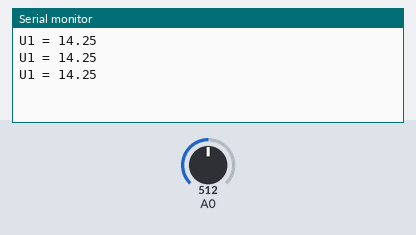
A sketch run on a simulated Arduino Uno, built with avr-gcc and run on an emulated ATmega328P. Shown: the last lines printed to the serial monitor. The inputs (shaded band) are chosen by the test bench; at power-on: A0 = 512.

Above: at 1.3 s.
1.4 s: A0 set to 716
At 1.9 s:
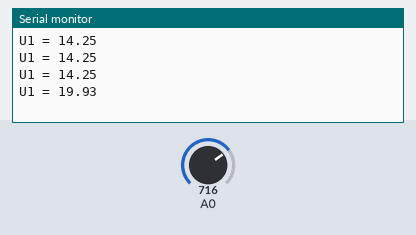
2.9 s: A0 set to 900
At 3.4 s:
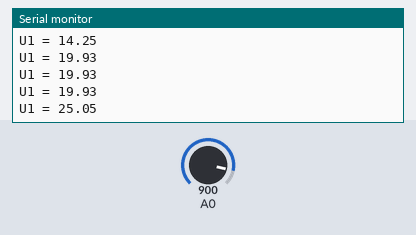
Timing chart, 0 to 5.9 s (numbered marks = the images above; inputs shaded):
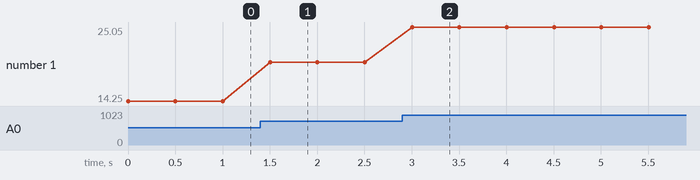

Measured:
- after the input at 1.4 s, the serial monitor: prints a new line after 0.10 s (image 1)
- after the input at 2.9 s, the serial monitor: prints a new line after 0.10 s (image 2)
- plotted number 1: 14.25 → 19.93 after the input at 1.4 s, 19.93 → 25.05 after the input at 2.9 s

The sketch:

lab4_1.ino
```cpp
// программа измерения напряжения
#define MEASURE_PERIOD 500 // время периода измерения
#define R1 4.7 // сопротивление резистора R1
#define R2 1 // сопротивление резистора R2
uint32_t timer = 0; // переменная таймера
float u1; // измеренные напряжения
void setup() {
  Serial.begin(9600); // инициализируем порт, скорость 9600
}
void loop() {
  u1= (float)analogRead(0) * 5 * ((R1 + R2) / R2) / 1024;
  Serial.print("U1 = "); Serial.println(u1, 2);
  delay(500);
}
```
